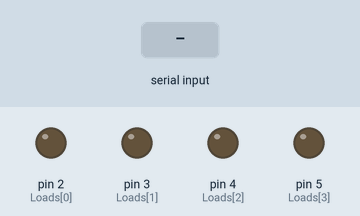
A sketch run on a simulated Arduino Uno, built with avr-gcc and run on an emulated ATmega328P. Shown: output pins drawn as LEDs (lit = HIGH). The test bench sets the inputs (shaded band).

Above: at 1.2 s.
1.3 s: "0" received over the second serial link
At 2.2 s:
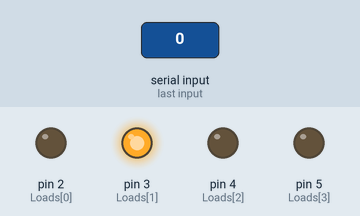
2.8 s: "2" received over the second serial link
At 3.3 s:
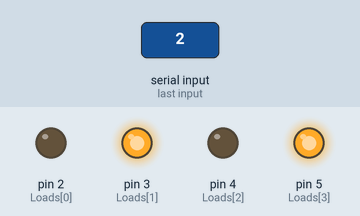
Timing chart, 0 to 5.8 s (numbered marks = the images above; inputs shaded):
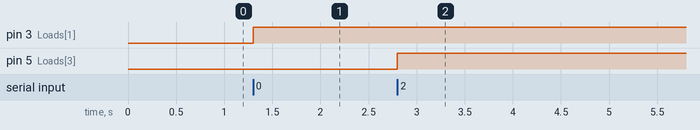

Measured:
- after the input at 1.3 s, pin 3 (Loads[1]): LOW → HIGH at once
- after the input at 2.8 s, pin 5 (Loads[3]): LOW → HIGH at once

The sketch:

homeautomation.ino
```cpp
#include <SoftwareSerial.h>

const int rxPin = 4;
const int txPin = 2;

SoftwareSerial mySerial(rxPin, txPin);

const int Loads[] = {2, 3, 4, 5};

int state = 0;
int flag = 0;

void setup()
{
   for (int i=0;i<4;i++)
    {
      pinMode(Loads[i], OUTPUT);
    }
   mySerial.begin(9600);
   for (int i=0;i<4;i++)
    {
      digitalWrite(Loads[i], LOW);
    }

}

void loop()
{

    if(mySerial.available() > 0)
    {
      state = mySerial.read();
      flag=0;
    }

    switch(state)
    {
      case '0':digitalWrite(Loads[1], HIGH);
               flag=1;
               break;
      case '1':digitalWrite(Loads[2], LOW);
               flag=1;
               break;
      case '2':digitalWrite(Loads[3], HIGH);
               flag=1;
               break;
      case '3':digitalWrite(Loads[4], LOW);
               flag=1;
               break;
      case '4':digitalWrite(Loads[5], HIGH);
               flag=1;
               break;
      case '5':digitalWrite(Loads[6], LOW);
               flag=1;
               break;
      case '6':digitalWrite(Loads[7], HIGH);
               flag=1;
               break;
      case '7':digitalWrite(Loads[8], LOW);
               flag=1;
               break;

     }
}
```
